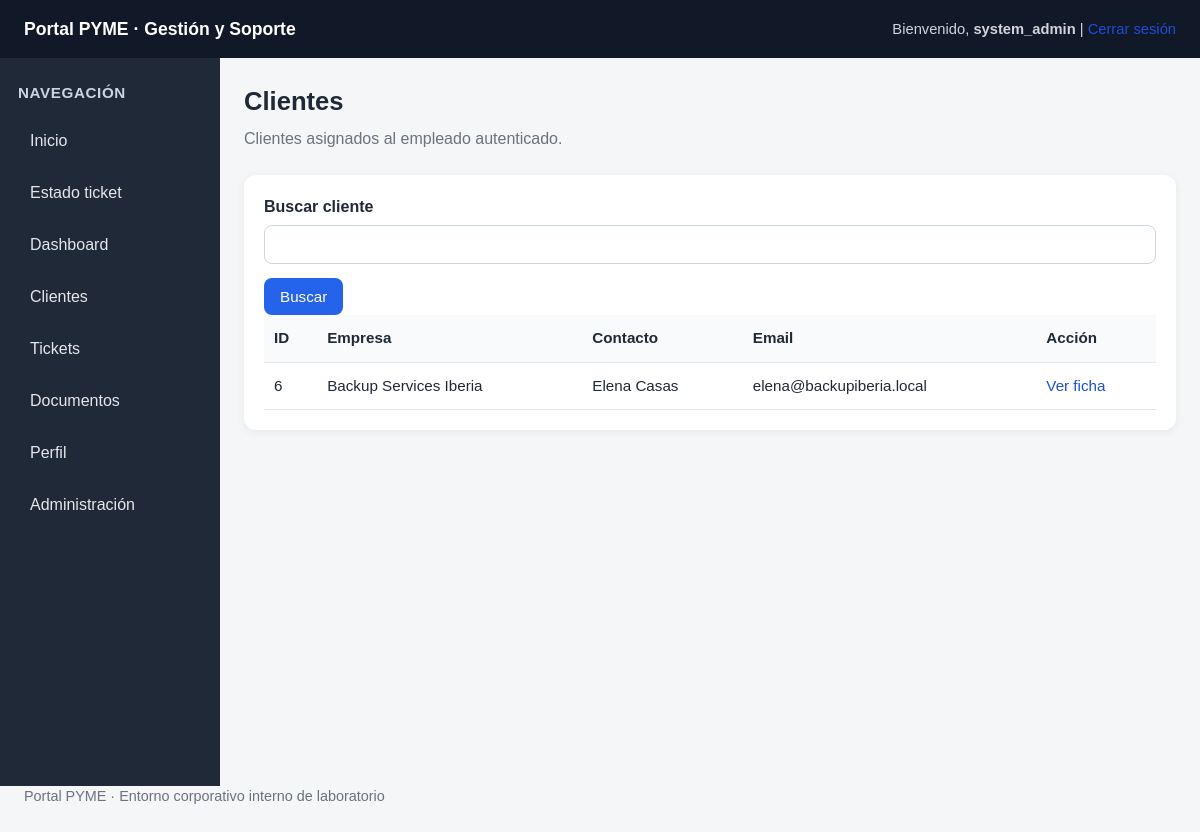
Screenshot of /app/portal_pyme/clientes.php (signed in) with the database file from the repository.
### tables this page shows
CREATE TABLE `clientes` (
  `id` int NOT NULL AUTO_INCREMENT,
  `empresa` varchar(120) NOT NULL,
  `nombre` varchar(120) NOT NULL,
  `email` varchar(120) NOT NULL,
  `telefono` varchar(40) NOT NULL,
  `owner_id` int NOT NULL,
  `notas` text,
  PRIMARY KEY (`id`),
  KEY `owner_id` (`owner_id`),
  CONSTRAINT `clientes_ibfk_1` FOREIGN KEY (`owner_id`) REFERENCES `empleados` (`id`)
);

### app/portal_pyme/clientes.php (the view, shortened to what this page needs)
<?php
include 'config/db.php';
include 'includes/header.php';
include 'includes/sidebar.php';
$empleado_id = $_SESSION['empleado_id'];
$q = $_GET['q'] ?? '';
if ($q !== '') {
    $query = "SELECT * FROM clientes WHERE nombre LIKE '%$q%' OR empresa LIKE '%$q%'";
} else {
    $query = "SELECT * FROM clientes WHERE owner_id = $empleado_id ORDER BY id ASC";
}
$result = $conn->query($query);
?>
<section class="page-header">
    <h2>Clientes</h2>
    <p>Clientes asignados al empleado autenticado.</p>
</section>
<div class="card">
    <form method="GET">
        <label for="q">Buscar cliente</label>
        <input type="text" id="q" name="q" value="<?php echo htmlspecialchars($q); ?>">
        <input type="submit" value="Buscar">
    </form>
    <div class="table-wrapper">
        <table>
            <tr><th>ID</th><th>Empresa</th><th>Contacto</th><th>Email</th><th>Acción</th></tr>
            <?php while ($row = $result->fetch_assoc()): ?>
                <tr>
                    <td><?php echo $row['id']; ?></td>
                    <td><?php echo htmlspecialchars($row['empresa']); ?></td>
                    <td><?php echo htmlspecialchars($row['nombre']); ?></td>
                    <td><?php echo htmlspecialchars($row['email']); ?></td>
                    <td><a href="/portal_pyme/cliente_detalle.php?id=<?php echo $row['id']; ?>">Ver ficha</a></td>
                </tr>
            <?php endwhile; ?>
        </table>
    </div>
</div>
<?php include 'includes/footer.php'; ?>

### app/portal_pyme/assets/css/style.css (style rules this page uses)
* { box-sizing: border-box; margin: 0; padding: 0; }
html, body { font-family: Arial, Helvetica, sans-serif; background: #f4f6f8; color: #1f2937; line-height: 1.5; }
body { min-width: 0; }
a { text-decoration: none; color: #1d4ed8; }
.page-header { margin-bottom: 24px; }
.page-header h2 { font-size: 1.6rem; margin-bottom: 6px; }
.page-header p { color: #6b7280; }
.card { background: white; border-radius: 12px; padding: 20px; margin-bottom: 20px; box-shadow: 0 2px 10px rgba(0,0,0,0.06); overflow-x: auto; }
form { width: 100%; }
form label { display: block; margin-bottom: 6px; font-weight: 600; }
input[type="text"], input[type="password"], input[type="email"], textarea, select { width: 100%; max-width: 100%; padding: 10px 12px; border: 1px solid #cbd5e1; border-radius: 8px; margin-bottom: 14px; background: white; font-size: 0.95rem; }
button, input[type="submit"] { background: #2563eb; color: white; border: none; padding: 10px 16px; border-radius: 8px; cursor: pointer; font-size: 0.95rem; }
.table-wrapper { width: 100%; overflow-x: auto; }
table { width: 100%; min-width: 700px; border-collapse: collapse; background: white; }
table th, table td { padding: 12px 10px; border-bottom: 1px solid #e5e7eb; text-align: left; vertical-align: top; }
table th { background: #f9fafb; font-size: 0.95rem; white-space: nowrap; }
table td { font-size: 0.95rem; }

### rows the page displays
clientes: id "6", empresa "Backup Services Iberia", nombre "Elena Casas", email "elena@backupiberia.local"

### other values shown
$_SESSION['username'] "system_admin"
